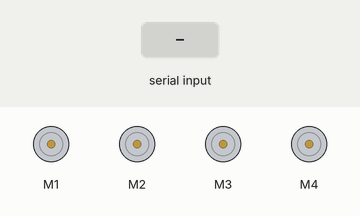
The sketch below on a simulated Arduino Uno, built with avr-gcc and run on an emulated ATmega328P. Parts: 4 × DC motor (green arrow = forward, orange = backward, longer = faster). The test bench sets the inputs (shaded band). What the sketch prints to the serial monitor is not drawn.

Above: at 1.2 s.
1.3 s: "1" received over Serial
At 2.3 s:
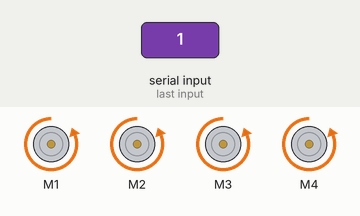
2.8 s: "2" received over Serial
At 3.5 s:
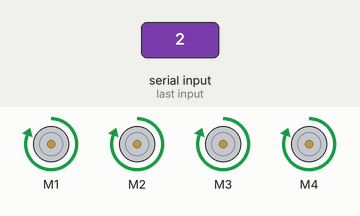
4.3 s: "3" received over Serial
At 4.6 s:
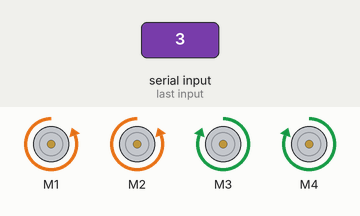
5.8 s: "4" received over Serial
At 7.0 s:
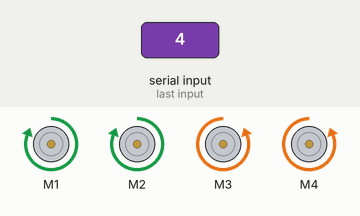
7.3 s: "0" received over Serial
At 8.1 s:
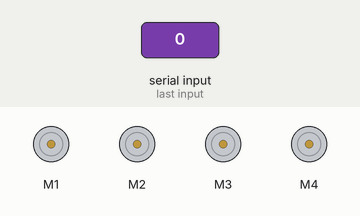
Timing chart, 0 to 9.8 s (numbered marks = the images above; inputs shaded):
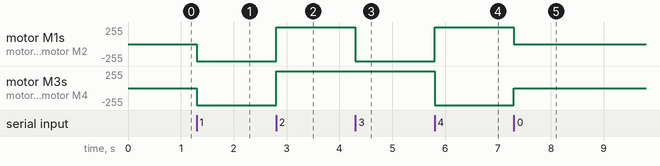

Measured:
- after the input at 1.3 s, motor M1–4: stopped → backward 255/255 at once
- after the input at 2.8 s, motor M1–4: backward 255/255 → forward 255/255 at once
- after the input at 4.3 s, motor M1, motor M2: forward 255/255 → backward 255/255 at once
- after the input at 5.8 s, motor M1, motor M2: backward 255/255 → forward 255/255 at once; motor M3, motor M4: forward 255/255 → backward 255/255 at once
- after the input at 7.3 s, motor M1, motor M2: forward 255/255 → stopped at once; motor M3, motor M4: backward 255/255 → stopped at once

The sketch:

vozilo.ino
```cpp
/* BT KOMANDE
 *  1 - NAPRIJED
 *  2 - NAZAD
 *  3 - LIJEVO
 *  4 - DESNO
 *  0 - STOP
 *  + - UBRZANJE ZA 10
 *  - - USPORAVANJE ZA 10
 */


#include <AFMotor.h>
#include <SPI.h>
#include <Wire.h>

char bluetooth;
String smjer;
int brzina;

AF_DCMotor M1(1);
AF_DCMotor M2(2);
AF_DCMotor M3(3);
AF_DCMotor M4(4);

void setup() {

  Serial.begin(9600);
  Serial.println("Motor test!");

  bluetooth = '0';
  brzina = 255;

  M1.setSpeed(brzina);
  M1.run(RELEASE);
  M2.setSpeed(brzina);
  M2.run(RELEASE);
  M3.setSpeed(brzina);
  M3.run(RELEASE);
  M4.setSpeed(brzina);
  M4.run(RELEASE);

}

void loop() {

  if (brzina > 255)brzina = 255;
  else if (brzina < 105)brzina = 110;

  M1.setSpeed(brzina);
  M2.setSpeed(brzina);
  M3.setSpeed(brzina);
  M4.setSpeed(brzina);

  bt();

}


void bt() {

  if (Serial.available() > 0)
  {
    bluetooth = Serial.read();

    if (bluetooth == '1' ) naprijed();
    if (bluetooth == '2') nazad();
    if (bluetooth == '3') lijevo();
    if (bluetooth == '4') desno();
    if (bluetooth == '0') Stop();
    if (bluetooth == '+' ) brzina = brzina + 10;
    if (bluetooth == '-' ) brzina = brzina - 10;

  }
}


void naprijed() {
  M1.setSpeed(brzina);
  M2.setSpeed(brzina);
  M3.setSpeed(brzina);
  M4.setSpeed(brzina);

  M1.run(BACKWARD);
  M2.run(BACKWARD);
  M3.run(BACKWARD);
  M4.run(BACKWARD);

  smjer = "Nazad";

}

void nazad() {
  M1.run(FORWARD);
  M2.run(FORWARD);
  M3.run(FORWARD);
  M4.run(FORWARD);

  M1.setSpeed(brzina);
  M2.setSpeed(brzina);
  M3.setSpeed(brzina);
  M4.setSpeed(brzina);

  smjer = "Naprijed";

}

void lijevo() {
  M1.run(BACKWARD);
  M2.run(BACKWARD);
  M3.run(FORWARD);
  M4.run(FORWARD);

  M1.setSpeed(brzina);
  M2.setSpeed(brzina);
  M3.setSpeed(brzina);
  M4.setSpeed(brzina);

  smjer = "Lijevo";

}

void desno() {
  M1.run(FORWARD);
  M2.run(FORWARD);
  M3.run(BACKWARD);
  M4.run(BACKWARD);

  M1.setSpeed(brzina);
  M2.setSpeed(brzina);
  M3.setSpeed(brzina);
  M4.setSpeed(brzina);

  smjer = "Desno";
}
void Stop() {
  M1.run(RELEASE);
  M2.run(RELEASE);
  M3.run(RELEASE);
  M4.run(RELEASE);

  smjer = "STOP";

}
```
